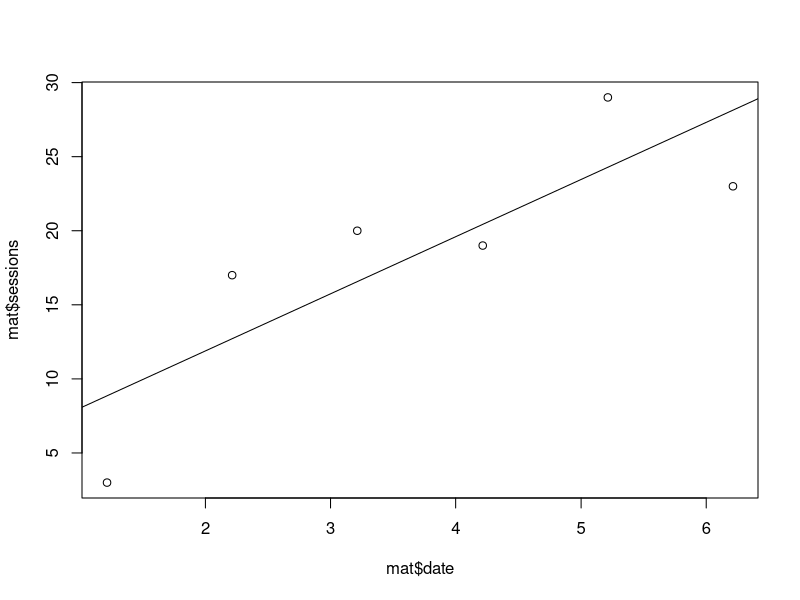

Generate this figure with R:

mat <- read.csv("session.csv")
mat$date <- as.Date(mat$date)

plot(mat$sessions~mat$date)
abline(lm(mat$sessions~mat$date))
